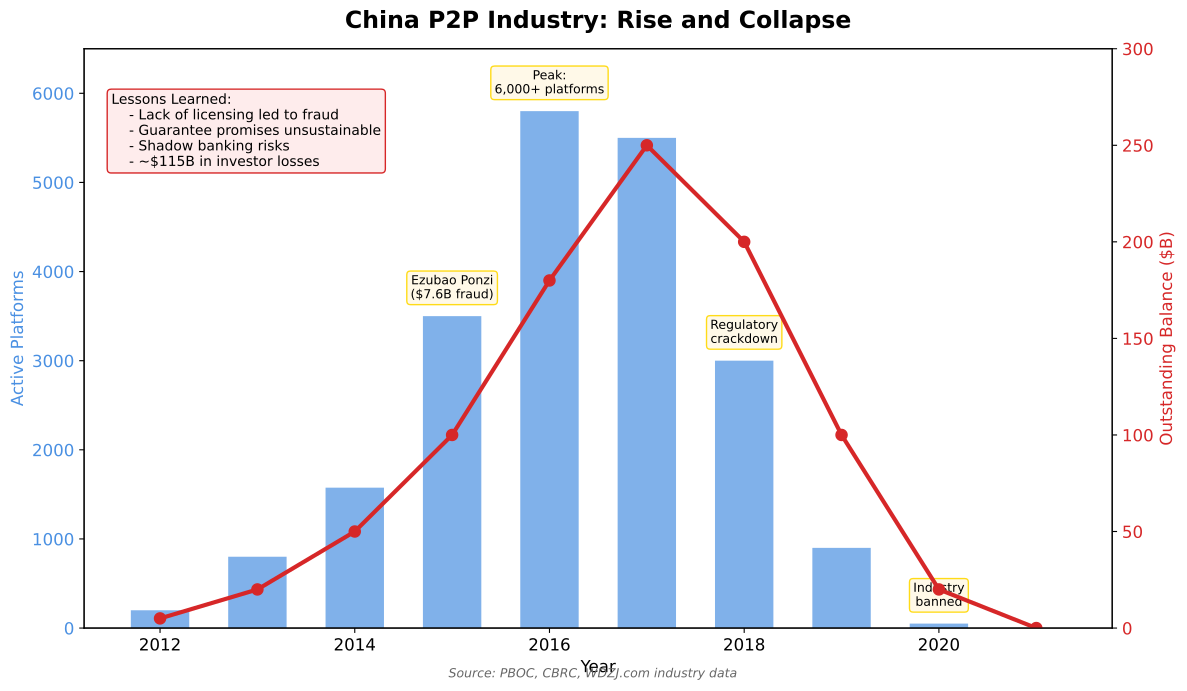

This chart was generated by the following Python code:
"""
China P2P Collapse
Shows the rise and fall of China's P2P lending industry

Output: china_p2p_collapse.pdf
Module: module_01_fintech
Lesson: 7 - P2P Lending
"""

from pathlib import Path
import matplotlib.pyplot as plt
import numpy as np

CHART_METADATA = {
    'title': 'China P2P Collapse',
    'module': 'module_01_fintech',
    'lesson': 7,
    'url': 'https://github.com/Digital-AI-Finance/digital-finance/tree/main/module_01_fintech/figures/china_p2p_collapse'
}

plt.rcParams.update({
    'font.size': 12,
    'axes.labelsize': 12,
})

def create_chart():
    """Create China P2P collapse chart"""
    fig, ax1 = plt.subplots(figsize=(12, 7))

    years = [2012, 2013, 2014, 2015, 2016, 2017, 2018, 2019, 2020, 2021]

    # Number of active platforms
    platforms = [200, 800, 1575, 3500, 5800, 5500, 3000, 900, 50, 0]

    # Outstanding loan balance (in $B)
    balance = [5, 20, 50, 100, 180, 250, 200, 100, 20, 0]

    color1 = '#4A90E2'
    color2 = '#D62728'

    ax1.set_xlabel('Year', fontsize=12)
    ax1.set_ylabel('Active Platforms', fontsize=12, color=color1)
    ax1.bar(years, platforms, color=color1, alpha=0.7, width=0.6)
    ax1.tick_params(axis='y', labelcolor=color1)
    ax1.set_ylim(0, 6500)

    ax2 = ax1.twinx()
    ax2.set_ylabel('Outstanding Balance ($B)', fontsize=12, color=color2)
    ax2.plot(years, balance, 'o-', color=color2, lw=3, markersize=8)
    ax2.tick_params(axis='y', labelcolor=color2)
    ax2.set_ylim(0, 300)

    ax1.set_title('China P2P Industry: Rise and Collapse', fontsize=17, fontweight='bold', pad=15)

    # Key events
    events = [
        (2015, 4500, 'Ezubao Ponzi\n($7.6B fraud)'),
        (2016, 6000, 'Peak:\n6,000+ platforms'),
        (2018, 3800, 'Regulatory\ncrackdown'),
        (2020, 1200, 'Industry\nbanned'),
    ]

    for year, y, text in events:
        ax1.annotate(text, xy=(year, platforms[years.index(year)] + 200), fontsize=9, ha='center',
                    bbox=dict(boxstyle='round', facecolor='#FFF9E6', edgecolor='#FFD700', alpha=0.9))

    # Lessons box
    lessons = """Lessons Learned:
    - Lack of licensing led to fraud
    - Guarantee promises unsustainable
    - Shadow banking risks
    - ~$115B in investor losses"""

    ax1.text(2011.5, 6000, lessons, fontsize=10, va='top',
            bbox=dict(boxstyle='round', facecolor='#FEECEC', edgecolor='#D62728'))

    # Source
    fig.text(0.5, 0.02, 'Source: PBOC, CBRC, WDZJ.com industry data',
            fontsize=9, ha='center', style='italic', color='#666666')

    plt.tight_layout()

    output_path = Path(__file__).parent / 'china_p2p_collapse.pdf'
    plt.savefig(output_path, format='pdf', dpi=300, bbox_inches='tight')
    plt.close()
    print(f"Chart saved to: {output_path}")
    return output_path

if __name__ == '__main__':
    create_chart()
